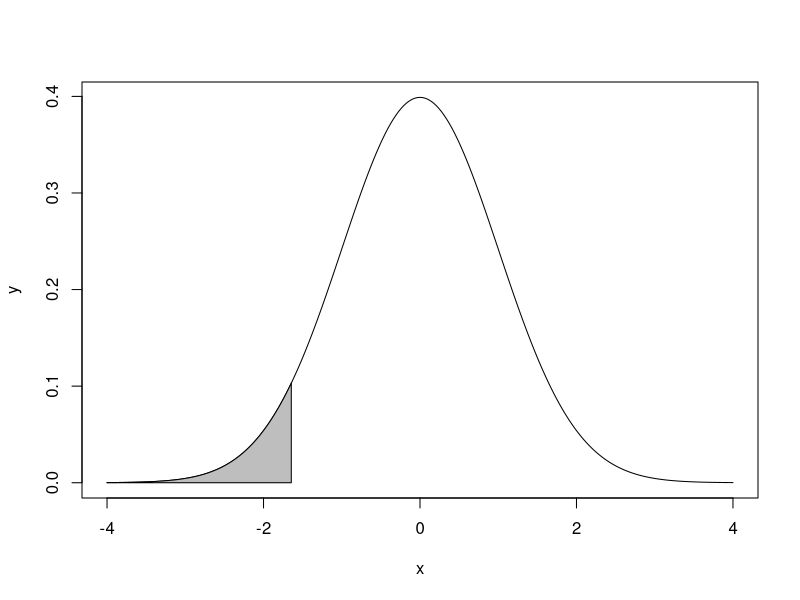

Recreate this plot in R.
# Page no 226

sample.size <- 10
sample.mean <- 27
assume.variance <- 20
hypothesis.mean <- 30
alpha <- 0.05

rej <- qnorm(alpha, 0,1)
rej

test.statistic <- (sample.mean - hypothesis.mean) / sqrt(assume.variance/sample.size)
test.statistic

x = seq (-4 ,4, length =10000)
y = dnorm (x,0,1)
plot (x,y,type = "l")

x = seq (-4 ,rej , length =10000)
y = dnorm (x,0,1)
rejection.region <- polygon (c(-4,x ,rej) ,c(0,y ,0) ,col=" gray ")

pvalue = pnorm (test.statistic ,0 ,1)
pvalue